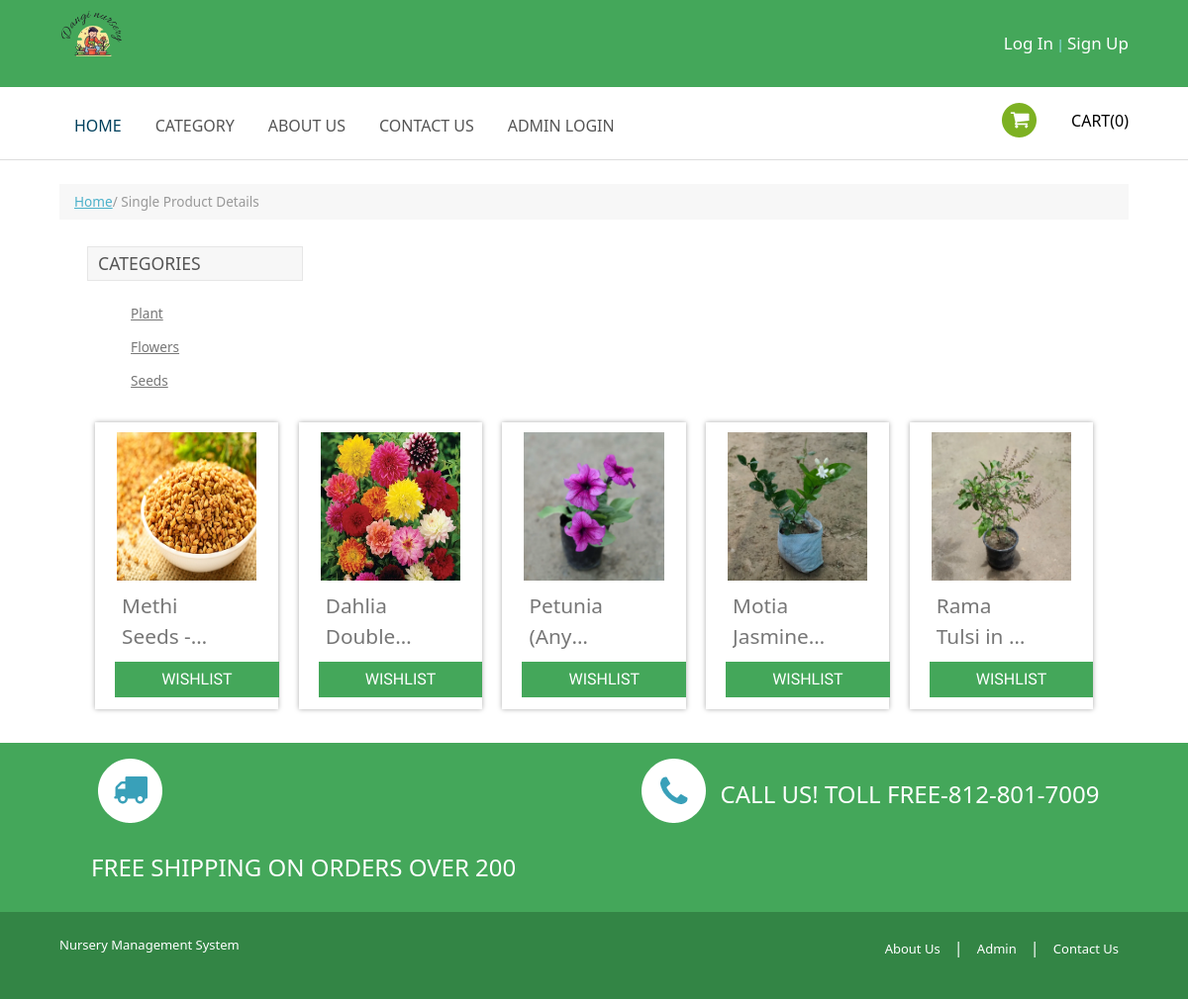
The app's page /nms/single-product.php with its own data.
### tables this page shows
CREATE TABLE `tblcategory` (
  `ID` int(5) NOT NULL,
  `CategoryName` varchar(250) DEFAULT NULL,
  `CategoryDescription` mediumtext DEFAULT NULL,
  `CreatedBy` varchar(250) DEFAULT NULL,
  `CreationDate` timestamp NULL DEFAULT current_timestamp()
);

CREATE TABLE `tblproducts` (
  `ID` int(5) NOT NULL,
  `category` int(5) DEFAULT NULL,
  `productName` varchar(250) DEFAULT NULL,
  `productweight` varchar(100) DEFAULT NULL,
  `productPrice` decimal(10,0) DEFAULT NULL,
  `productDescription` mediumtext DEFAULT NULL,
  `productInstruction` mediumtext DEFAULT NULL,
  `shippingCharge` decimal(10,0) DEFAULT NULL,
  `productAvailability` varchar(50) DEFAULT NULL,
  `productImage1` varchar(250) DEFAULT NULL,
  `productImage2` varchar(250) DEFAULT NULL,
  `productImage3` varchar(250) DEFAULT NULL,
  `addedBy` varchar(250) DEFAULT NULL,
  `CreationDate` timestamp NULL DEFAULT current_timestamp()
);

### nms/single-product.php (the view, shortened to what this page needs)
<?php
include('includes/config.php');
  ?>
<!DOCTYPE HTML>
<html>
<head>
    <link href="css/style.css" rel="stylesheet" type="text/css" media="all" />
    <link href="css/form.css" rel="stylesheet" type="text/css" media="all" />
    <link href="css/megamenu.css" rel="stylesheet" type="text/css" media="all" />
    <link rel="stylesheet" href="css/etalage.css">
</head>
<body>
    <?php include_once('includes/header.php');?>
    <div class="mens">
        <div class="main">
            <div class="wrap">
                <ul class="breadcrumb breadcrumb__t"><a class="home" href="index.php">Home</a> / Single Product Details
                </ul>
                <div class="rsingle span_1_of_single">
                    <h5 class="m_1">Categories</h5>
                    <ul class="kids">
                        <?php
                        $ret=mysqli_query($con,"select * from tblcategory");
                        while ($row=mysqli_fetch_array($ret)) {
                        ?>
                        <li><a
                                href="products.php?cid=<?php  echo $row['ID'];?>&&catname=<?php  echo $row['CategoryName'];?>"><?php  echo $row['CategoryName'];?></a>
                        </li><?php } ?>
                    </ul>
                </div>
            </div>
            <div class="container">
                <div class="wrap">
                    <div class="below-product">
                        <div class="row">
                            <?php
$ret=mysqli_query($con,"select * from tblproducts  order by  ID desc limit 5");
while ($row=mysqli_fetch_array($ret)) {
?>
                        <div class="col_1_of_3">
                            <a href="single-product.php?pid=<?php  echo $row['ID'];?>">
                                <div class="inner_content clearfix">
                                    <div class="product_image">
                                        <a href="single-product.php?pid=<?php  echo $row['ID'];?>">
                                            <img src="admin/productimages/<?php echo $row['productImage1'];?>"
                                                width="300" height="150" alt=""></a>
                                    </div>
                                    <div class="price">
                                        <div class="cart-left">
                                            <p class="title"><?php echo $row['productName'];?></p>
                                        </div>
                                    </div>
                                </div>
                                <div style="margin-left: 5%;">
                                    <?php if($_SESSION['nmsuid']==""){?>
                                    <a href="login.php"><button class="grey">Wishlist</button></a>
                                    <?php } ?>
                                </div>
                            </a>
                        </div><?php } ?>
                        </div>
                    </div>
                </div>
            </div>
        </div>
    </div>
    <?php include_once('includes/footer.php');?>
</body>
</html>

### nms/includes/header.php (shortened to what this page needs)
<!DOCTYPE html>
<html lang="en">
<head>
    <link href="https://cdn.jsdelivr.net/npm/bootstrap@5.3.3/dist/css/bootstrap.min.css" rel="stylesheet"
>
</head>
<body>
    <div class="header-top">
        <div class="wrap">
            <div class="header-top-left">
                <a href="index.php"> <img src="./images/Logo_1.png" alt="" class="logo"></a>
            </div>
            <div class="cssmenu">
                <ul>
                    <?php if (strlen($_SESSION['nmsuid']==0)) {?>
                    <li><a href="login.php">Log In</a></li> |
                    <li><a href="register.php">Sign Up</a></li><?php }?>
                </ul>
            </div>
        </div>
    </div>
    <div class="header-bottom">
        <div class="wrap">
            <div class="header-bottom-left">
                <div class="menu">
                    <ul class="megamenu skyblue">
                        <li class="active grid"><a href="index.php">Home</a></li>
                        <li><a class="color5" href="#">Category</a>
                        </li>
                        <li><a class="color6" href="about.php">About Us</a></li>
                        <li><a class="color7" href="contact.php">Contact Us</a></li>
                        <?php if (strlen($_SESSION['nmsuid']==0)) {?>
                        <li><a class="color7" href="admin/">Admin login</a></li>
                        <?php } ?>
                    </ul>
                </div>
            </div>
            <div class="header-bottom-right">
                <div class="tag-list">
                    <ul class="icon1 sub-icon1 profile_img">
                        <?php
                            $userid= $_SESSION['nmsuid'];
$ret2=mysqli_query($con,"select sum(tblproducts.shippingCharge+tblproducts.productPrice) as total,COUNT(orders.PId) as totalp from orders join tblproducts on tblproducts.ID=orders.PId where orders.UserId='$userid' and orders.IsOrderPlaced is null");
$resultss=mysqli_fetch_array($ret2);
?>
                        <li><a class="active-icon c2" href="#"> </a>
                        </li>
                    </ul>
                    <ul class="last">
                        <li><a href="cart.php">Cart(<?php echo $resultss['totalp'];?>)
                                <?php echo $resultss['total'];?></a>
                        </li>
                    </ul>
                </div>
            </div>
        </div>
    </div>
</body>
</html>

### nms/includes/footer.php (shortened to what this page needs)
<div class="footer">
        <div class="footer-top">
            <div class="wrap">
              <div class="section group example">
                <div class="col_1_of_2 span_1_of_2">
                    <ul class="f-list">
                      <li><img src="images/2.png"><span class="f-text">Free Shipping on orders over  200</span><div class="clear"></div></li>
                    </ul>
                </div>
                <div class="col_1_of_2 span_1_of_2">
                    <ul class="f-list">
                      <li><img src="images/3.png"><span class="f-text">Call us! toll free-812-801-7009 </span><div class="clear"></div></li>
                    </ul>
                </div>
              </div>
            </div>
        </div>
        <div class="footer-bottom">
            <div class="wrap">
                 <div class="copy">
                    <p>Nursery Management System</p>
                 </div>
                <div class="f-list2">
                 <ul>
                    <li class="active"><a href="about.php">About Us</a></li> |
                    <li><a href="admin/index.php">Admin</a></li> |
                    <li><a href="contact.php">Contact Us</a></li>
                 </ul>
                </div>
              </div>
         </div>
    </div>

### nms/css/megamenu.css (style rules this page uses)
.megamenu { margin-bottom:0px;padding:0;width:100%;list-style:none;display:inline-block;position:relative;font-size:15px }
.megamenu li { margin-bottom:0px;display:inline }
.megamenu>li>a { float:left;padding:8px 15px;text-decoration:none;text-transform:uppercase;font-size:1em; -webkit-transition: all 0.3s ease-in-out; -moz-transition: all 0.3s ease-in-out; -o-transition: all 0.3s ease-in-out; transition: all 0.3s ease-in-out; }
.megamenu>li.active>a { color:#00405d; font-size: 16px; font-weight: 400; }
.skyblue li>a,.skyblue>li.showhide span { color:#555; font-size: 16px; font-weight: 400; }

### nms/includes/header.php (style rules this page uses)
.logo { width: 10%; }

### records on screen
tblcategory: CategoryName "Plant"
tblcategory: CategoryName "Flowers"
tblcategory: CategoryName "Seeds"
tblproducts: productImage1 (picture), productName "Methi Seeds…"
tblproducts: productImage1 (picture), productName "Dahlia…"
tblproducts: productImage1 (picture), productName "Petunia…"
tblproducts: productImage1 (picture), productName "Motia…"
tblproducts: productImage1 (picture), productName "Rama Tulsi in…"

### other values on screen
$resultss['totalp'] "0"
